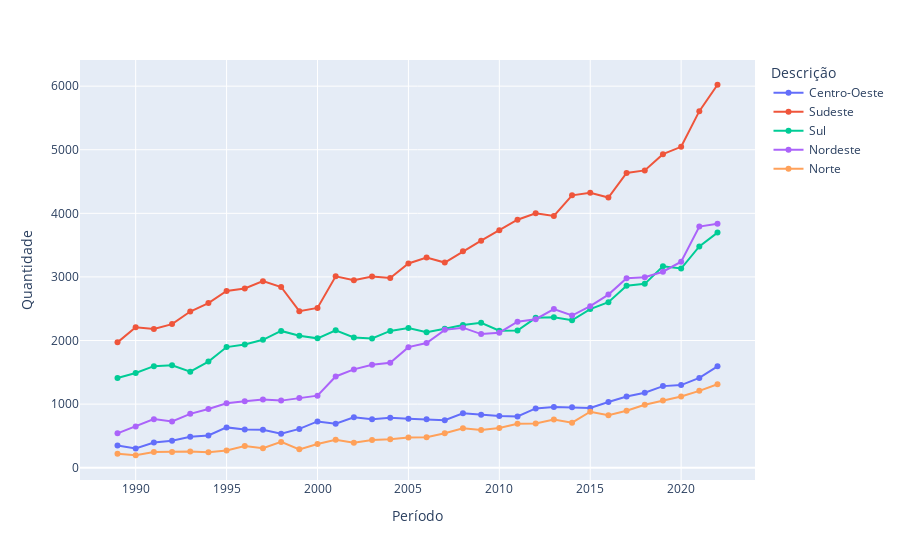

The notebook cell saved with this chart:
### Code cell
#quantidade por regiao em cada periodo (linegraph) 
dadosRegPeriodo = BancoLocal.buscar_dados('reg_periodo')

dadosRegPeriodo = dadosRegPeriodo.rename(columns={'quantidade':'Quantidade','ano':'Período','descricao':'Descrição'})

fig = px.line(dadosRegPeriodo, x='Período', y='Quantidade', color='Descrição', markers=True)
fig.show()

### Figure 1 — Plotly figure (JSON) as saved in the notebook; plotly's stock layout.template omitted (floating-point values rounded to 4 significant figures)
{"data": [{"hovertemplate": "Descrição=Centro-Oeste<br>Período=%{x}<br>Quantidade=%{y}<extra></extra>", "legendgroup": "Centro-Oeste", "line": {"color": "#636efa", "dash": "solid"}, "marker": {"symbol": "circle"}, "mode": "lines+markers", "name": "Centro-Oeste", "orientation": "v", "showlegend": true, "type": "scatter", "x": [1989, 1990, 1991, 1992, 1993, 1994, 1995, 1996, 1997, 1998, 1999, 2000, 2001, 2002, 2003, 2004, 2005, 2006, 2007, 2008, 2009, 2010, 2011, 2012, 2013, 2014, 2015, 2016, 2017, 2018, 2019, 2020, 2021, 2022], "xaxis": "x", "y": [349, 304, 396, 425, 486, 508, 634, 600, 598, 535, 610, 728, 692, 792, 763, 784, 771, 764, 747, 857, 831, 812, 807, 932, 956, 950, 940, 1034, 1121, 1180, 1283, 1299, 1412, 1594], "yaxis": "y"}, {"hovertemplate": "Descrição=Sudeste<br>Período=%{x}<br>Quantidade=%{y}<extra></extra>", "legendgroup": "Sudeste", "line": {"color": "#EF553B", "dash": "solid"}, "marker": {"symbol": "circle"}, "mode": "lines+markers", "name": "Sudeste", "orientation": "v", "showlegend": true, "type": "scatter", "x": [1989, 1990, 1991, 1992, 1993, 1994, 1995, 1996, 1997, 1998, 1999, 2000, 2001, 2002, 2003, 2004, 2005, 2006, 2007, 2008, 2009, 2010, 2011, 2012, 2013, 2014, 2015, 2016, 2017, 2018, 2019, 2020, 2021, 2022], "xaxis": "x", "y": [1971, 2209, 2182, 2258, 2456, 2589, 2780, 2819, 2934, 2842, 2462, 2513, 3010, 2948, 3008, 2984, 3211, 3305, 3226, 3404, 3570, 3735, 3900, 4002, 3959, 4283, 4323, 4249, 4635, 4675, 4930, 5046, 5607, 6022], "yaxis": "y"}, {"hovertemplate": "Descrição=Sul<br>Período=%{x}<br>Quantidade=%{y}<extra></extra>", "legendgroup": "Sul", "line": {"color": "#00cc96", "dash": "solid"}, "marker": {"symbol": "circle"}, "mode": "lines+markers", "name": "Sul", "orientation": "v", "showlegend": true, "type": "scatter", "x": [1989, 1990, 1991, 1992, 1993, 1994, 1995, 1996, 1997, 1998, 1999, 2000, 2001, 2002, 2003, 2004, 2005, 2006, 2007, 2008, 2009, 2010, 2011, 2012, 2013, 2014, 2015, 2016, 2017, 2018, 2019, 2020, 2021, 2022], "xaxis": "x", "y": [1411, 1489, 1597, 1611, 1510, 1669, 1897, 1939, 2011, 2151, 2074, 2034, 2162, 2047, 2033, 2151, 2196, 2131, 2185, 2245, 2279, 2154, 2156, 2357, 2365, 2319, 2494, 2602, 2862, 2891, 3167, 3132, 3479, 3697], "yaxis": "y"}, {"hovertemplate": "Descrição=Nordeste<br>Período=%{x}<br>Quantidade=%{y}<extra></extra>", "legendgroup": "Nordeste", "line": {"color": "#ab63fa", "dash": "solid"}, "marker": {"symbol": "circle"}, "mode": "lines+markers", "name": "Nordeste", "orientation": "v", "showlegend": true, "type": "scatter", "x": [1989, 1990, 1991, 1992, 1993, 1994, 1995, 1996, 1997, 1998, 1999, 2000, 2001, 2002, 2003, 2004, 2005, 2006, 2007, 2008, 2009, 2010, 2011, 2012, 2013, 2014, 2015, 2016, 2017, 2018, 2019, 2020, 2021, 2022], "xaxis": "x", "y": [540, 647, 764, 727, 847, 924, 1013, 1045, 1073, 1055, 1095, 1133, 1435, 1546, 1620, 1651, 1896, 1961, 2168, 2202, 2101, 2123, 2297, 2336, 2494, 2393, 2540, 2722, 2981, 2996, 3082, 3239, 3792, 3837], "yaxis": "y"}, {"hovertemplate": "Descrição=Norte<br>Período=%{x}<br>Quantidade=%{y}<extra></extra>", "legendgroup": "Norte", "line": {"color": "#FFA15A", "dash": "solid"}, "marker": {"symbol": "circle"}, "mode": "lines+markers", "name": "Norte", "orientation": "v", "showlegend": true, "type": "scatter", "x": [1989, 1990, 1991, 1992, 1993, 1994, 1995, 1996, 1997, 1998, 1999, 2000, 2001, 2002, 2003, 2004, 2005, 2006, 2007, 2008, 2009, 2010, 2011, 2012, 2013, 2014, 2015, 2016, 2017, 2018, 2019, 2020, 2021, 2022], "xaxis": "x", "y": [220, 196, 247, 247, 256, 242, 270, 340, 307, 406, 289, 372, 439, 393, 437, 447, 476, 478, 542, 620, 593, 624, 692, 694, 759, 708, 881, 826, 896, 991, 1058, 1119, 1209, 1312], "yaxis": "y"}], "layout": {"legend": {"title": {"text": "Descrição"}, "tracegroupgap": 0}, "margin": {"t": 60}, "xaxis": {"anchor": "y", "domain": [0, 1], "title": {"text": "Período"}}, "yaxis": {"anchor": "x", "domain": [0, 1], "title": {"text": "Quantidade"}}}}
